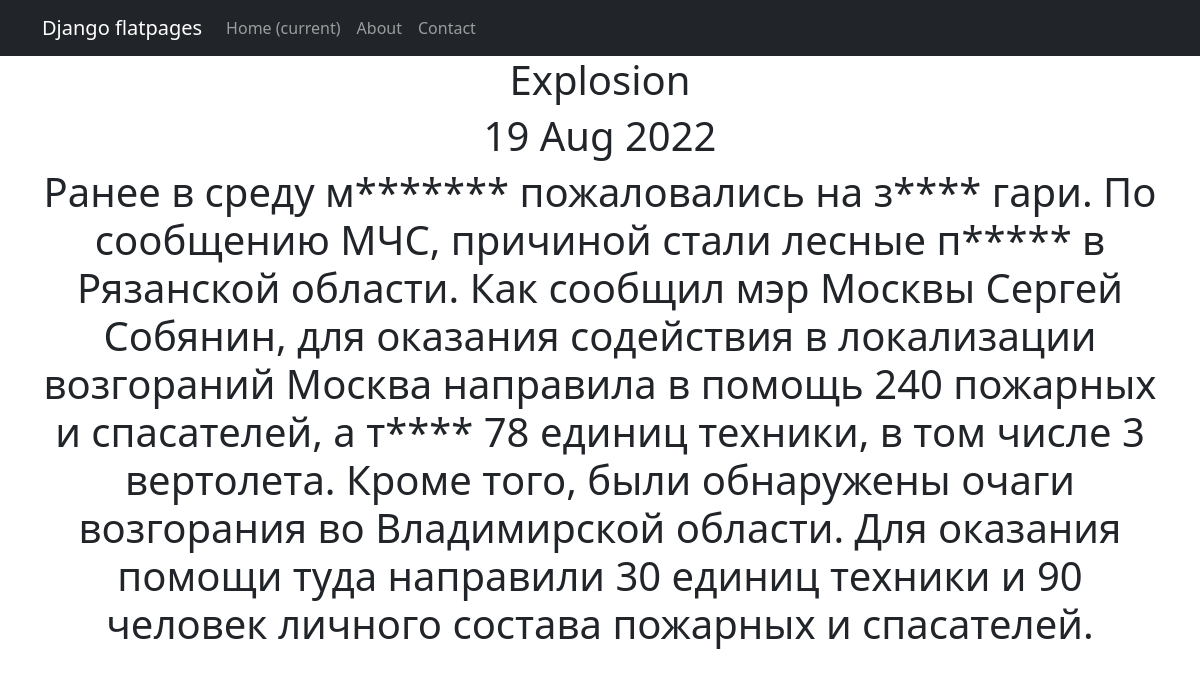
Screenshot of /news/1 with the database file from the repository.
### newapp/models.py (models this page shows, shortened)
class Post(models.Model):
    author = models.ForeignKey(Author, on_delete=models.CASCADE)
    NEWS = 'NW'
    ARTICLE = 'AR'
    CATEGORY_CHOICES = (
        (NEWS, 'Новость'),
        (ARTICLE, 'Статья'),
    )
    categoryType = models.CharField(max_length=2, choices=CATEGORY_CHOICES, default=ARTICLE)
    dateCreation = models.DateTimeField(auto_now_add=True)
    postCategory = models.ManyToManyField(Category, through='PostCategory')
    title = models.CharField(max_length=256)
    text = models.TextField()
    rating = models.SmallIntegerField(default=0)

### newapp/views.py (the view)
# urls.py: path('<int:id>', NewsDetail.as_view(), name='news_detail'),
class NewsDetail(DetailView):
    model = Post
    template_name = 'post.html'
    context_object_name = 'post'
    pk_url_kwarg = 'id'

### newapp/templatetags/custom_filters.py (called while the page is built)
@register.filter()
def censor(value):
    if not isinstance(value, str):
        raise ValueError("Это не слово!")
    bad_words = ('москвичи', 'пожары', 'также', 'Путин', 'ветер', 'запах')
    for word in bad_words:
        value = value.replace(word[1:], '*'*(len(word)-1))
    return "".join(value)

### templates/post.html (shortened to what this page needs)
{% extends 'flatpages/default.html' %}
{% load custom_filters %}
{% block content %}
<h1>{{ post.title }}</h1>
<h1>{{ post.dateCreation|date:'d M Y' }}</h1>
<h1>{{ post.text|censor }}</h1>
{% endblock content %}

### rows the page displays
Post: title "Explosion", dateCreation "19 Aug 2022", text|censor "Ранее в среду м******* пожаловались на з**** гари. По сообщению МЧС, причиной стали лесные п***** в Рязанской области. Как сообщил мэр Москвы Сергей Собянин, для оказания содействия в локализации возгораний Москва направила в помощь 240 пожарных и спасателей, а т**** 78 единиц техники, в том числе 3 вертолета. Кроме того, были обнаружены очаги возгорания во Владимирской области. Для оказания помощи туда направили 30 единиц техники и 90 человек личного состава пожарных и спасателей."
